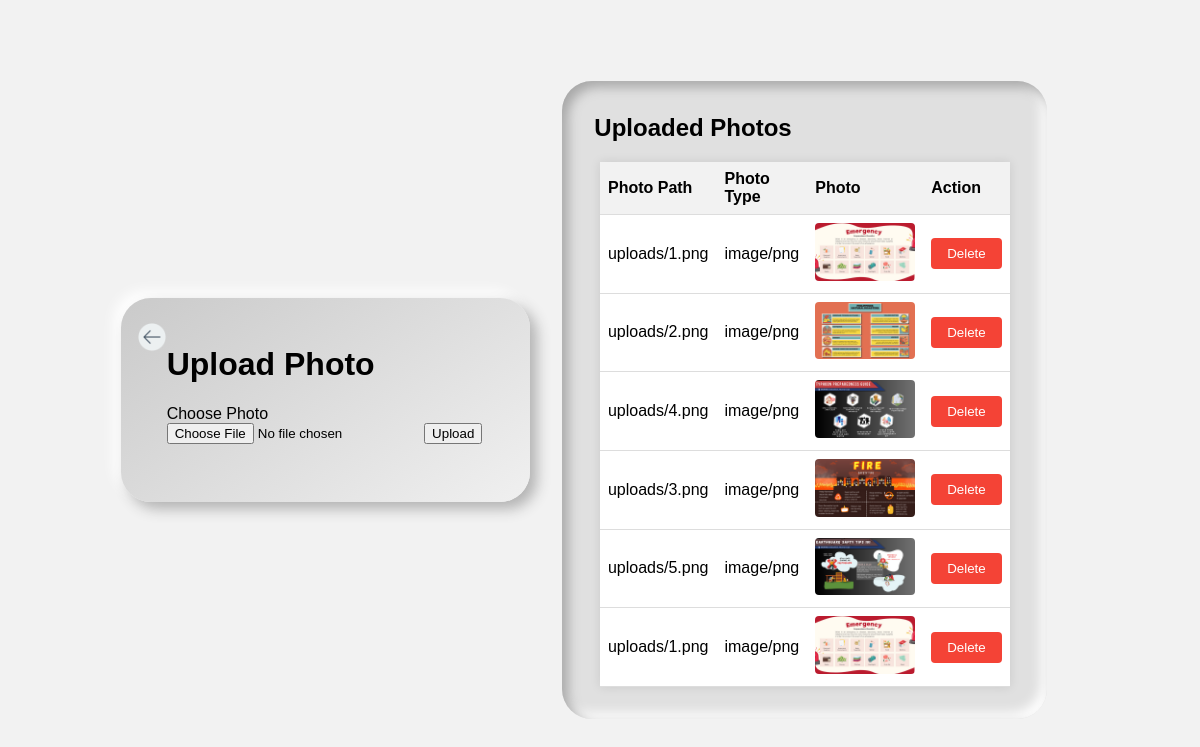
The page / on the database its author committed.
### tables this page shows
CREATE TABLE `photos` (
  `photo_id` int(11) NOT NULL,
  `photo_path` varchar(255) NOT NULL,
  `photo_type` varchar(255) NOT NULL
);

### index.php (the view, shortened to what this page needs)
<?php
$db_host = 'localhost';
$db_username = 'root';
$db_password = '';
$db_name = 'user_db';
$conn = new mysqli($db_host, $db_username, $db_password, $db_name);
$sql = "SELECT photo_id, photo_path, photo_type FROM photos";
$result = $conn->query($sql);
$photos = array();
if ($result->num_rows > 0) {
    while ($row = $result->fetch_assoc()) {
        $photos[] = $row;
    }
}
?>
<!DOCTYPE html>
<html lang="en">
<head>
<link rel="stylesheet" href="css/index.css">
</head>
<body>
    <div class="con">
    <a href="admin_interface.php" class="x-button">
                <img style="height: 30px;" src="assets/icon/left-arrow.png" alt=""></i></a>
<div class="upload1">
    <h1>Upload Photo</h1>
    <label for="photo" class="upload-btn">Choose Photo</label>
    <form id="uploadForm" enctype="multipart/form-data">
        <input type="file" name="photo" id="photo">
        <button type="submit" id="uploadButton">Upload</button>
    </form>
</div>
</div>
<div class="tab">
        <div class="d">
            <h2>Uploaded Photos</h2>
        </div>
        <table>
            <tr>
                <th>Photo Path</th>
                <th>Photo Type</th>
                <th>Photo</th>
                <th>Action</th>
            </tr>
            <?php foreach ($photos as $photo) : ?>
                <tr>
                    <td><?php echo $photo['photo_path']; ?></td>
                    <td><?php echo $photo['photo_type']; ?></td>
                    <td><img src="<?php echo $photo['photo_path']; ?>" alt="Uploaded Photo"></td>
                    <td>
                        <form method="post" action="<?php echo htmlspecialchars($_SERVER["PHP_SELF"]); ?>">
                            <button type="submit" class="delete-btn">Delete</button>
                        </form>
                    </td>
                </tr>
            <?php endforeach; ?>
        </table>
    </div>
</body>
</html>

### css/index.css (style rules this page uses)
body { font-family: Arial, sans-serif; background-color: #f2f2f2; margin: 0; padding: 0; display: flex; justify-content: center; align-items: center; height: 100vh; }
.con { display: flex; flex-direction: row; justify-content: start; padding: 3rem; border-radius: 30px; background: linear-gradient(145deg, #cacaca, #f0f0f0); box-shadow: 7px 7px 14px #b3b3b3, -7px -7px 14px #ffffff; }
.con a { margin-top: -1.5rem; margin-left: -2rem; }
h1 { margin-top: 0; }
a { justify-content: start; }
.tab { border-radius: 30px; background: #e0e0e0; box-shadow: inset 6px 6px 12px #a8a8a8, inset -6px -6px 12px #ffffff; margin: 2rem; padding: 2rem; }
h2 { text-align: center; margin-top: 1px; }
table { margin: 0 auto; border-collapse: collapse; width: 90%; background-color: #fff; box-shadow: 0 0 10px rgba(0, 0, 0, 0.1); }
th, td { border-bottom: 1px solid #ddd; padding: 8px; text-align: left; }
th { background-color: #f2f2f2; }
img { max-width: 100px; max-height: 100px; border-radius: 4px; }
.delete-btn { background-color: #f44336; color: white; border: none; padding: 8px 16px; border-radius: 4px; cursor: pointer; transition: background-color 0.3s; }
a { display: block; text-align: center; margin-top: 20px; color: #008CBA; text-decoration: none; transition: color 0.3s; }
.d { display: flex; flex-direction: column; justify-content: start; align-items: start; }

### rows shown on the page
photos: photo_path "uploads/1.png", photo_type "image/png", photo_path (picture)
photos: photo_path "uploads/2.png", photo_type "image/png", photo_path (picture)
photos: photo_path "uploads/4.png", photo_type "image/png", photo_path (picture)
photos: photo_path "uploads/3.png", photo_type "image/png", photo_path (picture)
photos: photo_path "uploads/5.png", photo_type "image/png", photo_path (picture)
photos: photo_path "uploads/1.png", photo_type "image/png", photo_path (picture)
